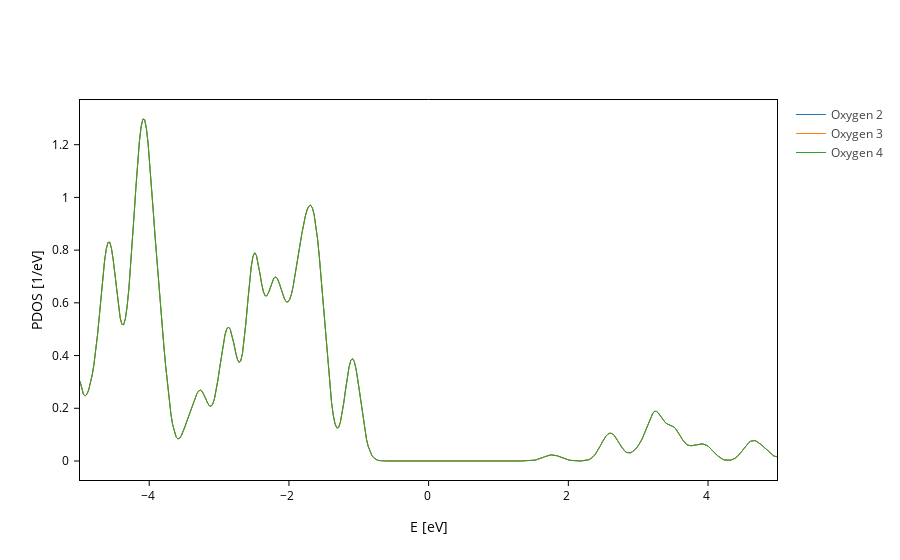

Write notebook code for a chart like this one.
### Markdown cell above
Now we have the contribution of each atom.

But here comes the powerful part: `split_DOS` accepts as keyword arguments all the keys that a group accepts. Then, it adds that extra constrain to the splitting by adding the value to each group. So, if we want to get the separate contributions of all oxygen atoms, **we can impose an extra constraint** on species:

### Code cell
plot.split_DOS(on="atoms", species=["O"], name="Oxygen $atoms")

### Figure 1 — Plotly figure (JSON) as saved in the notebook; plotly's stock layout.template omitted (floating-point values rounded to 4 significant figures; data arrays with more than 128 entries replaced by an {"elided": "..."} marker saying what was removed)
{"data": [{"line": {"width": 1.0}, "meta": {}, "mode": "lines", "name": "Oxygen 2", "type": "scatter", "x": {"elided": "400 float values"}, "y": {"elided": "400 float values"}}, {"line": {"width": 1.0}, "meta": {}, "mode": "lines", "name": "Oxygen 3", "type": "scatter", "x": {"elided": "400 float values"}, "y": {"elided": "400 float values"}}, {"line": {"width": 1.0}, "meta": {}, "mode": "lines", "name": "Oxygen 4", "type": "scatter", "x": {"elided": "400 float values"}, "y": {"elided": "400 float values"}}], "layout": {"scene": {"xaxis": {"title": {"text": "E [eV]"}}, "yaxis": {"title": {"text": "PDOS [1/eV]"}}}, "xaxis": {"title": {"text": "E [eV]"}}, "yaxis": {"title": {"text": "PDOS [1/eV]"}}}}
